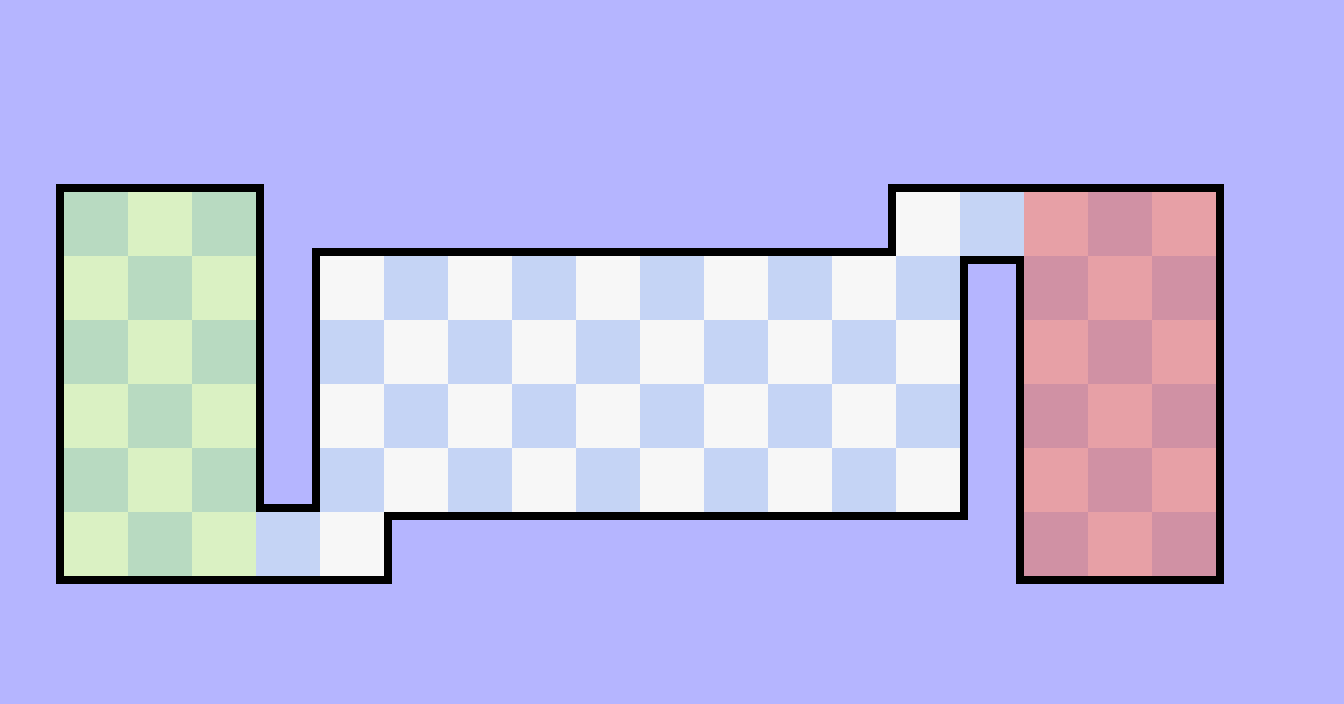

Tiled map render using the project's own tile images. Description and the whole map definition, tile-layer contents included, below:
An orthogonal 21x11 tile map with 64x64 px tiles, 4 tile layers (Main, Background, Green Zone, Red Zone), 6 tilesets.

<map version="1.10" tiledversion="1.10.2" orientation="orthogonal" renderorder="left-up" width="21" height="11" tilewidth="64" tileheight="64" infinite="0" nextlayerid="5" nextobjectid="1">
 <tileset firstgid="1" source="cornersnsides.tsx" />
 <tileset firstgid="10" source="toptodown.tsx" />
 <tileset firstgid="13" source="corners.tsx" />
 <tileset firstgid="17" source="cornerwithsides.tsx" />
 <tileset firstgid="21" source="background.tsx" />
 <tileset firstgid="23" source="zones.tsx" />
 <layer id="1" name="Main" width="21" height="11">
  <data encoding="csv">
5,5,5,5,5,5,5,5,5,5,5,5,5,5,5,5,5,5,5,5,5,
5,5,5,5,5,5,5,5,5,5,5,5,5,5,5,5,5,5,5,5,5,
16,8,8,8,15,5,5,5,5,5,5,5,5,16,8,8,8,8,8,15,5,
6,0,0,0,17,8,8,8,8,8,8,8,8,9,0,0,0,0,0,4,5,
6,0,0,0,11,0,0,0,0,0,0,0,0,0,0,10,0,0,0,4,5,
6,0,0,0,11,0,0,0,0,0,0,0,0,0,0,11,0,0,0,4,5,
6,0,0,0,11,0,0,0,0,0,0,0,0,0,0,11,0,0,0,4,5,
6,0,0,0,12,0,0,0,0,0,0,0,0,0,0,11,0,0,0,4,5,
6,0,0,0,0,0,1,2,2,2,2,2,2,2,2,20,0,0,0,4,5,
14,2,2,2,2,2,13,5,5,5,5,5,5,5,5,14,2,2,2,13,5,
5,5,5,5,5,5,5,5,5,5,5,5,5,5,5,5,5,5,5,5,5
</data>
 </layer>
 <layer id="2" name="Background" width="21" height="11" opacity="0.97">
  <data encoding="csv">
0,0,0,0,0,0,0,0,0,0,0,0,0,0,0,0,0,0,0,0,0,
0,0,0,0,0,0,0,0,0,0,0,0,0,0,0,0,0,0,0,0,0,
0,0,0,0,0,0,0,0,0,0,0,0,0,0,0,0,0,0,0,0,0,
0,21,22,21,0,0,0,0,0,0,0,0,0,0,22,21,22,21,22,0,0,
0,22,21,22,0,22,21,22,21,22,21,22,21,22,21,0,21,22,21,0,0,
0,21,22,21,0,21,22,21,22,21,22,21,22,21,22,0,22,21,22,0,0,
0,22,21,22,0,22,21,22,21,22,21,22,21,22,21,0,21,22,21,0,0,
0,21,22,21,0,21,22,21,22,21,22,21,22,21,22,0,22,21,22,0,0,
0,22,21,22,21,22,0,0,0,0,0,0,0,0,0,0,21,22,21,0,0,
0,0,0,0,0,0,0,0,0,0,0,0,0,0,0,0,0,0,0,0,0,
0,0,0,0,0,0,0,0,0,0,0,0,0,0,0,0,0,0,0,0,0
</data>
 </layer>
 <layer id="3" name="Green Zone" width="21" height="11" opacity="0.58">
  <data encoding="csv">
0,0,0,0,0,0,0,0,0,0,0,0,0,0,0,0,0,0,0,0,0,
0,0,0,0,0,0,0,0,0,0,0,0,0,0,0,0,0,0,0,0,0,
0,0,0,0,0,0,0,0,0,0,0,0,0,0,0,0,0,0,0,0,0,
0,23,23,23,0,0,0,0,0,0,0,0,0,0,0,0,0,0,0,0,0,
0,23,23,23,0,0,0,0,0,0,0,0,0,0,0,0,0,0,0,0,0,
0,23,23,23,0,0,0,0,0,0,0,0,0,0,0,0,0,0,0,0,0,
0,23,23,23,0,0,0,0,0,0,0,0,0,0,0,0,0,0,0,0,0,
0,23,23,23,0,0,0,0,0,0,0,0,0,0,0,0,0,0,0,0,0,
0,23,23,23,0,0,0,0,0,0,0,0,0,0,0,0,0,0,0,0,0,
0,0,0,0,0,0,0,0,0,0,0,0,0,0,0,0,0,0,0,0,0,
0,0,0,0,0,0,0,0,0,0,0,0,0,0,0,0,0,0,0,0,0
</data>
 </layer>
 <layer id="4" name="Red Zone" width="21" height="11">
  <data encoding="csv">
0,0,0,0,0,0,0,0,0,0,0,0,0,0,0,0,0,0,0,0,0,
0,0,0,0,0,0,0,0,0,0,0,0,0,0,0,0,0,0,0,0,0,
0,0,0,0,0,0,0,0,0,0,0,0,0,0,0,0,0,0,0,0,0,
0,0,0,0,0,0,0,0,0,0,0,0,0,0,0,0,24,24,24,0,0,
0,0,0,0,0,0,0,0,0,0,0,0,0,0,0,0,24,24,24,0,0,
0,0,0,0,0,0,0,0,0,0,0,0,0,0,0,0,24,24,24,0,0,
0,0,0,0,0,0,0,0,0,0,0,0,0,0,0,0,24,24,24,0,0,
0,0,0,0,0,0,0,0,0,0,0,0,0,0,0,0,24,24,24,0,0,
0,0,0,0,0,0,0,0,0,0,0,0,0,0,0,0,24,24,24,0,0,
0,0,0,0,0,0,0,0,0,0,0,0,0,0,0,0,0,0,0,0,0,
0,0,0,0,0,0,0,0,0,0,0,0,0,0,0,0,0,0,0,0,0
</data>
 </layer>
</map>